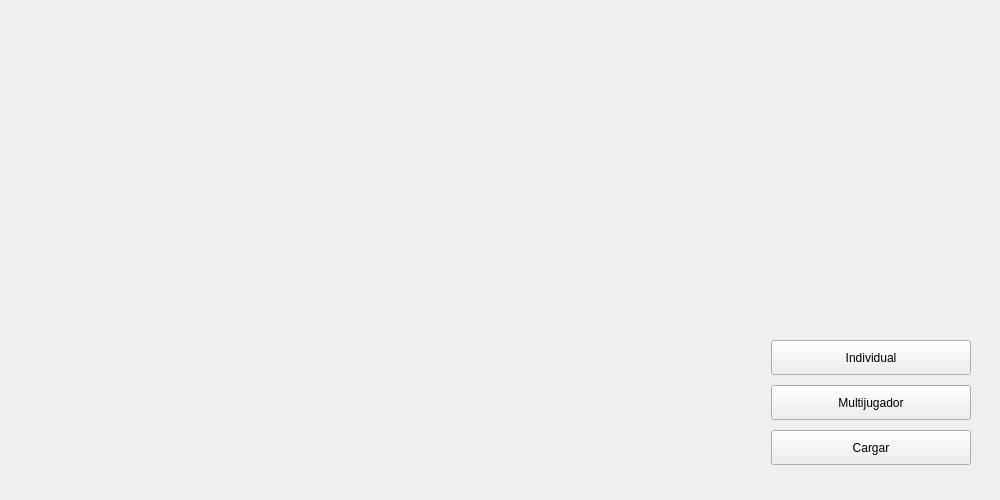
<?xml version="1.0" encoding="UTF-8"?>
<ui version="4.0">
 <class>menu</class>
 <widget class="QWidget" name="menu">
  <property name="geometry">
   <rect>
    <x>0</x>
    <y>0</y>
    <width>1000</width>
    <height>500</height>
   </rect>
  </property>
  <property name="windowTitle">
   <string>Form</string>
  </property>
  <widget class="QPushButton" name="Individual">
   <property name="geometry">
    <rect>
     <x>771</x>
     <y>340</y>
     <width>200</width>
     <height>35</height>
    </rect>
   </property>
   <property name="text">
    <string>Individual</string>
   </property>
  </widget>
  <widget class="QPushButton" name="Multijugador">
   <property name="geometry">
    <rect>
     <x>771</x>
     <y>385</y>
     <width>200</width>
     <height>35</height>
    </rect>
   </property>
   <property name="text">
    <string>Multijugador</string>
   </property>
  </widget>
  <widget class="QPushButton" name="Cargar">
   <property name="geometry">
    <rect>
     <x>771</x>
     <y>430</y>
     <width>200</width>
     <height>35</height>
    </rect>
   </property>
   <property name="text">
    <string>Cargar</string>
   </property>
  </widget>
  <widget class="QLabel" name="Inicio">
   <property name="geometry">
    <rect>
     <x>0</x>
     <y>0</y>
     <width>1000</width>
     <height>500</height>
    </rect>
   </property>
   <property name="text">
    <string/>
   </property>
   <property name="pixmap">
    <pixmap resource="imagenes.qrc">:/Imagenes videojuego_F/Fondo/Fondo.png</pixmap>
   </property>
   <property name="scaledContents">
    <bool>true</bool>
   </property>
  </widget>
  <zorder>Inicio</zorder>
  <zorder>Individual</zorder>
  <zorder>Multijugador</zorder>
  <zorder>Cargar</zorder>
 </widget>
 <resources>
  <include location="imagenes.qrc"/>
 </resources>
 <connections/>
</ui>
